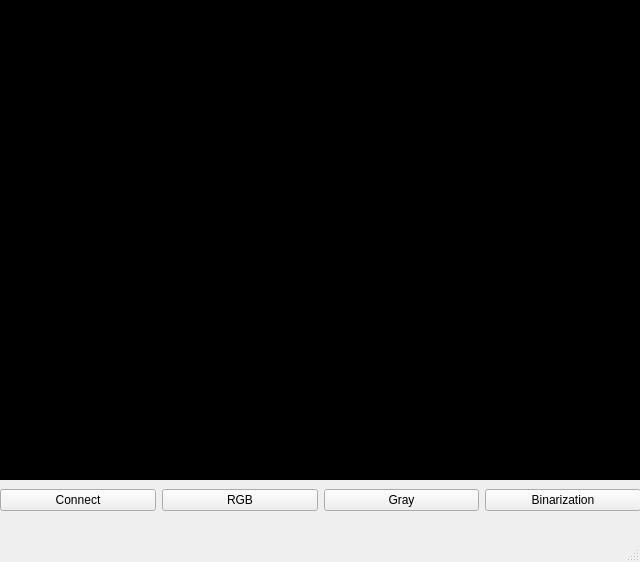
<?xml version="1.0" encoding="UTF-8"?>
<ui version="4.0">
 <class>MainWindow</class>
 <widget class="QMainWindow" name="MainWindow">
  <property name="geometry">
   <rect>
    <x>0</x>
    <y>0</y>
    <width>640</width>
    <height>562</height>
   </rect>
  </property>
  <property name="windowTitle">
   <string>MainWindow</string>
  </property>
  <widget class="QWidget" name="centralwidget">
   <widget class="QLabel" name="label_image">
    <property name="geometry">
     <rect>
      <x>0</x>
      <y>0</y>
      <width>640</width>
      <height>480</height>
     </rect>
    </property>
    <property name="styleSheet">
     <string notr="true">background-color: rgb(0, 0, 0);</string>
    </property>
    <property name="text">
     <string>TextLabel</string>
    </property>
   </widget>
   <widget class="QWidget" name="horizontalLayoutWidget">
    <property name="geometry">
     <rect>
      <x>0</x>
      <y>480</y>
      <width>641</width>
      <height>41</height>
     </rect>
    </property>
    <layout class="QHBoxLayout" name="horizontalLayout">
     <item>
      <widget class="QPushButton" name="button_connect">
       <property name="text">
        <string>Connect</string>
       </property>
      </widget>
     </item>
     <item>
      <widget class="QPushButton" name="button_rgb">
       <property name="text">
        <string>RGB</string>
       </property>
      </widget>
     </item>
     <item>
      <widget class="QPushButton" name="button_gray">
       <property name="text">
        <string>Gray</string>
       </property>
      </widget>
     </item>
     <item>
      <widget class="QPushButton" name="button_bin">
       <property name="text">
        <string>Binarization</string>
       </property>
      </widget>
     </item>
    </layout>
   </widget>
  </widget>
  <widget class="QMenuBar" name="menubar">
   <property name="geometry">
    <rect>
     <x>0</x>
     <y>0</y>
     <width>640</width>
     <height>21</height>
    </rect>
   </property>
  </widget>
  <widget class="QStatusBar" name="statusbar"/>
 </widget>
 <resources/>
 <connections/>
</ui>
